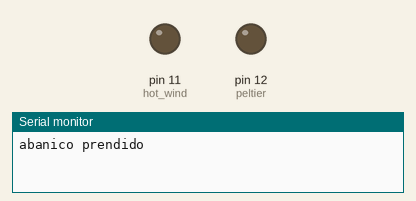
The sketch below on a simulated Arduino Uno, built with avr-gcc and run on an emulated ATmega328P. Shown: output pins drawn as LEDs (lit = HIGH), the last lines printed to the serial monitor. Pins used as bus, display or sensor lines are not drawn.

Above: at 5.0 s.
At 15.0 s:
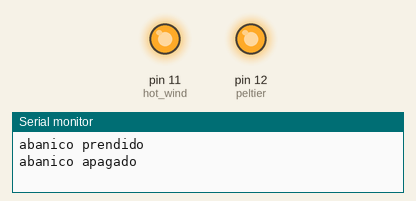
Timing chart, 0 to 26.0 s (numbered marks = the images above):
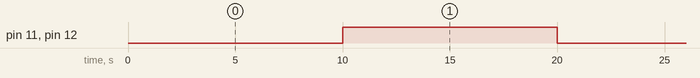

The sketch:

peltier_v1.ino
```cpp
//Autor:Aldo Vidales Rodríguez --- instagram:aldo_vidalesr
//Fecha:21/2/2021

int cold_wind= 13;
int hot_wind=11;
int peltier =12;

void setup() {
  // put your setup code here, to run once:
pinMode(peltier,OUTPUT);//relevador que enciende peltier
pinMode(cold_wind,OUTPUT);//relevador que enciende avanico
pinMode(hot_wind,OUTPUT);//relevador que enciende peltier
Serial.begin(9600);//puerto serial


}

void loop() {
  // put your main code here, to run repeatedly:
 Serial.println("abanico prendido");
  digitalWrite(cold_wind,HIGH);
    digitalWrite(hot_wind,LOW);
   digitalWrite(peltier,LOW);//esta al reves

  delay(10000);
   Serial.println("abanico apagado");
  digitalWrite(cold_wind,LOW);
  digitalWrite(hot_wind,HIGH);
  digitalWrite(peltier,HIGH);

    delay(10000);


}
```

Measured:
- by itself, pin 11 (hot_wind), pin 12 (peltier): alternates HIGH for 10.0 s and LOW for 10.0 s
